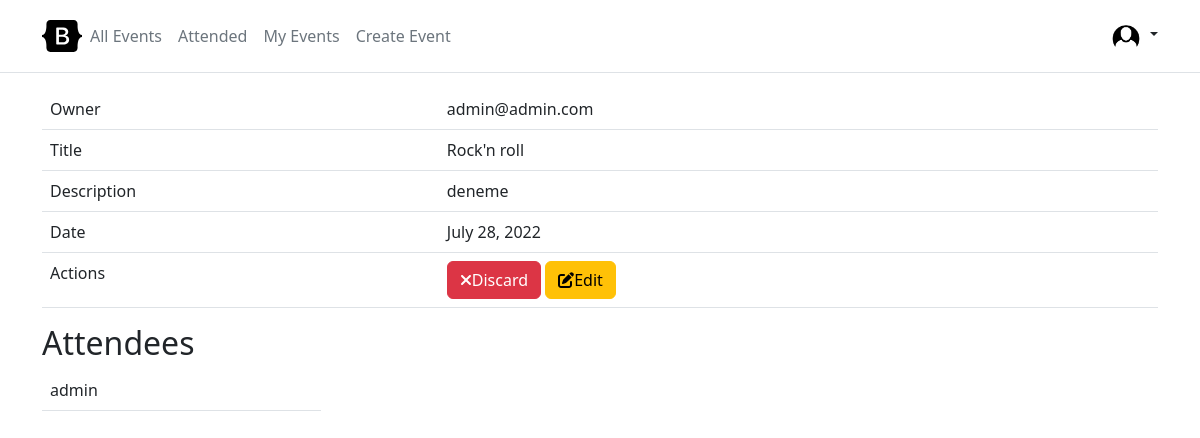
Before: /events/detail/1 (signed in) with the older database file.
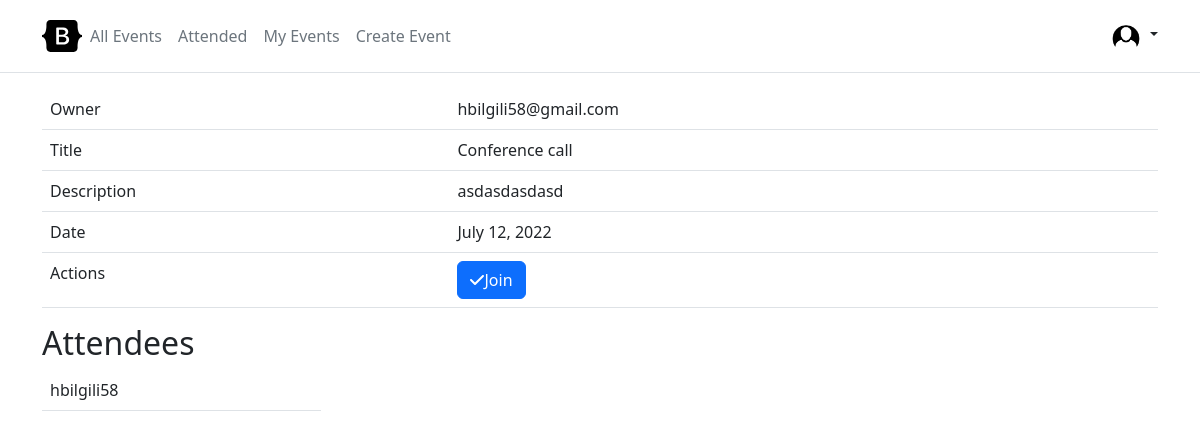
After: the same page with the newer database file.
### events/models.py (models this page shows, shortened)
class Event(models.Model):
    owner = models.ForeignKey(to=User, verbose_name=_("Owner"), on_delete=models.CASCADE)
    title = models.TextField(verbose_name=_("Title"))
    description = models.TextField(_("Description"))
    date = models.DateField(verbose_name=_("Date"))
    objects = EventQuerySet.as_manager()
    class Meta:
        verbose_name = _("Event")
        verbose_name_plural = _("Events")

class Attendance(models.Model):
    event = models.ForeignKey(
        to=Event,
        verbose_name=_("Event"),
        on_delete=models.CASCADE,
        related_name="attendees",
    )
    user = models.ForeignKey(to=User, verbose_name=_("User"), on_delete=models.CASCADE)
    objects = AttendanceQuerySet.as_manager()
    class Meta:
        verbose_name = _("Attendance")
        verbose_name_plural = _("Attendees")

### accounts/models.py (models this page shows)
class User(AbstractUser):
    email = models.EmailField(_("email address"), unique=True)
    username = None
    USERNAME_FIELD = "email"
    REQUIRED_FIELDS = []
    objects = UserManager()

### events/views.py (the view)
# urls.py: path("detail/<int:pk>", EventDetailView.as_view(), name="event-detail"),
class EventDetailView(DetailView):
    model = Event
    template_name = "detail.html"
    def get_context_data(self, **kwargs):
        context = super().get_context_data(**kwargs)
        if self.request.user.is_authenticated:
            context["is_attended"] = self.object.attendees.filter(user=self.request.user).exists()
        return context

### events/templatetags/event_tags.py (called while the page is built)
@register.filter(name="split")
def split(value, split_by):
    if not isinstance(value, str) or split_by not in value:
        return value
    return value.split(split_by)[0]

### events/templates/detail.html (shortened to what this page needs)
{% extends "base.html" %}
{% load event_tags %}
{% load static %}
{% block content %}
    <div class="container">
        <div class="col-md-12">
            <table class="table">
                <tbody>
                <tr>
                    <td>Owner</td>
                    <td>{{ object.owner }}</td>
                </tr>
                <tr>
                    <td>Title</td>
                    <td>{{ object.title }}</td>
                </tr>
                <tr>
                    <td>Description</td>
                    <td>{{ object.description }}</td>
                </tr>
                <tr>
                    <td>Date</td>
                    <td>{{ object.date }}</td>
                </tr>
                <tr>
                    <td>Actions</td>
                    <td>
                        {% if is_attended %}
                            <a class="btn btn-danger" href="{% url 'event-attend-delete' object.id %}"><i class="fa-solid fa-xmark"></i>Discard</a>
                        {% else %}
                            <a class="btn btn-primary" href="{% url 'event-attend' object.pk %}"><i class="fa-solid fa-check"></i>Join</a>
                        {% endif %}
                        {% if object.owner == request.user %}
                            <a class="btn btn-warning" href="{% url 'event-update' object.pk %}"><i class="fa-solid fa-edit"></i>Edit</a>
                        {% endif %}
                    </td>
                </tr>
                </tbody>
            </table>
        </div>
        <div class="col-md-3">
            <h2>Attendees</h2>
            <table class="table">
                <tbody>
                {% for attendance in object.attendees.all %}
                <tr>
                    <td>{{ attendance.user.email|split:"@" }}</td>
                </tr>
                {% endfor %}
                </tbody>
            </table>
        </div>
    </div>
{% endblock %}

### templates/base.html (shortened to what this page needs)
{% load static %}
<!doctype html>
<html lang="en">
<head>
    <link href="{% static 'css/bootstrap.min.css' %}" rel="stylesheet">
    <link href="{% static 'fontawesomefree/css/all.min.css' %}" rel="stylesheet" type="text/css">
</head>
<body>
{% include "header.html" %}
{% block content %}{% endblock %}
</body>
</html>

### templates/header.html (shortened to what this page needs)
{% load static %}
<main>
    <header class="p-3 mb-3 border-bottom">
        <div class="container">
            <div class="d-flex flex-wrap align-items-center justify-content-center justify-content-lg-start">
                <a href="{% url 'event-list' %}" class="d-flex align-items-center mb-2 mb-lg-0 text-dark text-decoration-none">
                    <svg class="bi me-0" width="40" height="32" role="img" aria-label="Bootstrap">
                        <use xlink:href="#bootstrap"/>
                    </svg>
                </a>
                <ul class="nav col-12 col-lg-auto me-lg-auto mb-2 justify-content-center mb-md-0">
                    <li><a href="{% url "event-list" %}" class="nav-link px-2 link-secondary">All Events</a></li>
                    {% if user.is_authenticated %}
                        <li><a href="{% url 'event-attended' %}" class="nav-link px-2 link-secondary">Attended</a></li>
                        <li><a href="{% url 'my-event-list' %}" class="nav-link px-2 link-secondary">My Events</a></li>
                        <li><a href="{% url 'event-create' %}" class="nav-link px-2 link-secondary">Create Event</a></li>
                    {% endif %}
                </ul>
                {% if user.is_authenticated %}
                    <div class="dropdown text-end">
                        <a href="#" class="d-block link-dark text-decoration-none dropdown-toggle" id="dropdownUser1"
                           data-bs-toggle="dropdown" aria-expanded="false">
                            <img src="{% static 'images/profile.png' %}" alt="mdo" width="32" height="32"
                                 class="rounded-circle">
                        </a>
                    </div>
                {% else %}
                    <div class="text-end">
                        <a href="{% url 'account_login' %}" class="btn btn-error">Login</a>
                        <a href="{% url 'account_signup' %}" class="btn btn-warning">Sign-up</a>
                    </div>
                {% endif %}
            </div>
        </div>
    </header>
</main>

Changed rows visible on the page:
removed Attendance: user.email|split "admin"
changed Event: owner "admin@admin.com" → "hbilgili58@gmail.com"; title "Rock'n roll" → "Conference call"; description "deneme" → "asdasdasdasd"; date "July 28, 2022" → "July 12, 2022"; owner_id 1 → 2 (drawn)
added Attendance: user.email|split "hbilgili58"
Other visible differences:
text no longer shown: "Discard Edit"
text now shown: "Join"
